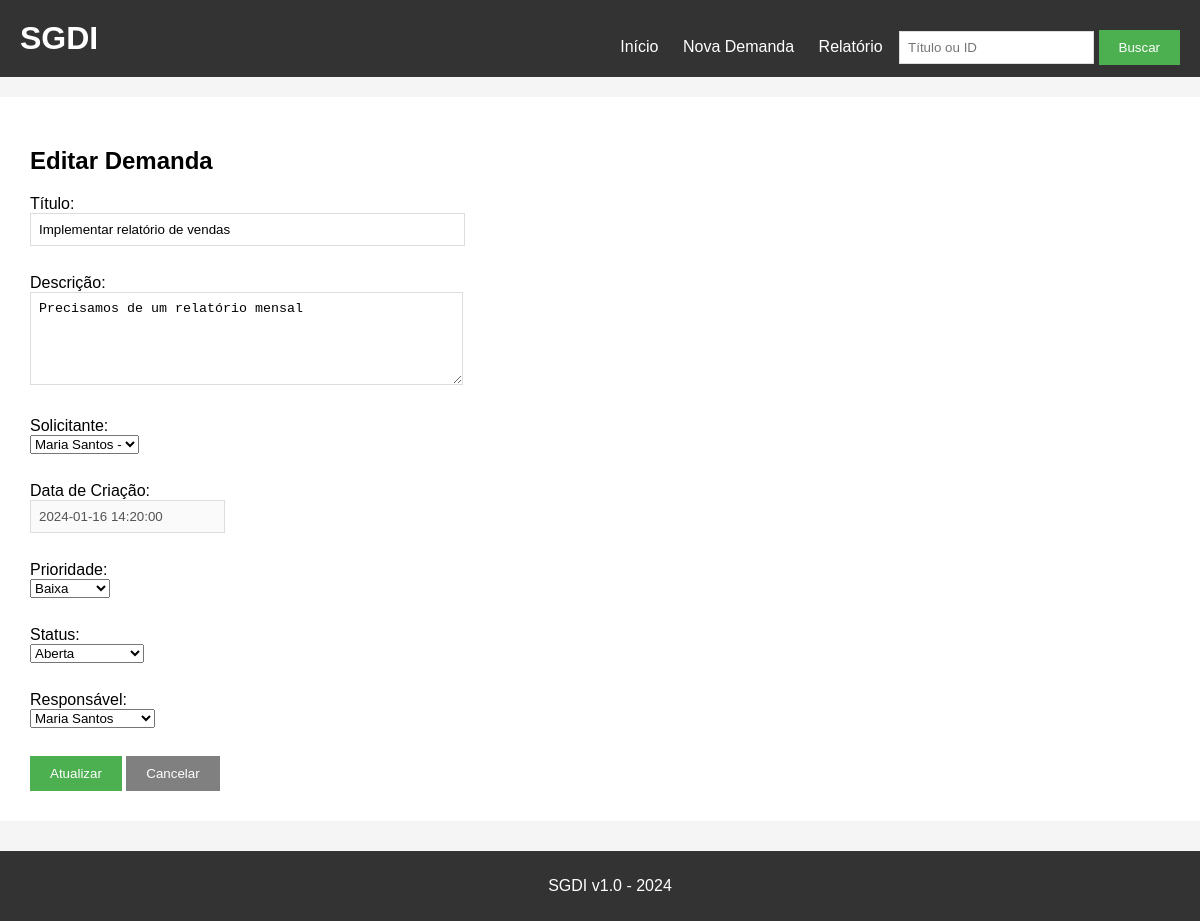
The app's page /editar/2 with its own data.
### tables this page shows
CREATE TABLE demandas (
    id INTEGER,
    titulo TEXT,
    descricao TEXT,
    solicitante TEXT,
    data_criacao TEXT,
    priority INTEGER DEFAULT 0
, usuario_id INTEGER, status TEXT DEFAULT 'aberta', responsible_id INTEGER);

CREATE TABLE usuarios (
            id INTEGER PRIMARY KEY AUTOINCREMENT,
            nome TEXT,
            email TEXT,
            senha TEXT
        );

### app.py (the view, shortened to what this page needs)
@app.route('/editar/<id>', methods=['GET', 'POST'])
def editar(id):
    conn = get_db()
    usuarios = conn.execute(
        '''
        SELECT id, nome, email
        FROM usuarios
        ORDER BY nome
        '''
    ).fetchall()
    demanda = conn.execute(
        '''
        SELECT
            demandas.id,
            demandas.titulo,
            demandas.descricao,
            demandas.usuario_id,
            demandas.data_criacao,
            demandas.priority,
            demandas.status,
            demandas.responsible_id
        FROM demandas
        WHERE demandas.id = ?
        ''',
        (id,)
    ).fetchone()
    conn.close()
    if demanda is None:
        flash('Demanda não encontrada!')
        return redirect('/')
    return render_template(
        'editar.html',
        demanda=demanda,
        usuarios=usuarios
    )

### app.py (called while the page is built)
def get_db():
    caminho = app.config.get('DATABASE', 'demandas.db')
    conn = sqlite3.connect(caminho)
    conn.row_factory = sqlite3.Row
    preparar_banco(conn)
    return conn

### templates/editar.html (shortened to what this page needs)
{% extends "base.html" %}
{% block content %}
<h2>Editar Demanda</h2>
<form method="POST" action="/editar/{{ demanda[0] }}">
    <div>
        <label>Título:</label><br>
        <input
            type="text"
            name="titulo"
            value="{{ demanda[1] }}"
            size="50"
            required
        >
    </div>
    <br>
    <div>
        <label>Descrição:</label><br>
        <textarea
            name="descricao"
            rows="5"
            cols="50"
            required
        >{{ demanda[2] }}</textarea>
    </div>
    <br>
    <div>
        <label>Solicitante:</label><br>
        <select name="usuario_id" required>
            {% for usuario in usuarios %}
                <option
                    value="{{ usuario[0] }}"
                    {% if usuario[0] == demanda[3] %}
                        selected
                    {% endif %}
                >
                    {{ usuario[1] }} - {{ usuario[2] }}
                </option>
            {% endfor %}
        </select>
    </div>
    <br>
    <div>
        <label>Data de Criação:</label><br>
        <input
            type="text"
            value="{{ demanda[4] }}"
            disabled
        >
    </div>
    <br>
    <div>
        <label>Prioridade:</label><br>
        <select name="priority">
            <option
                value="1"
                {% if demanda[5] == 1 %}selected{% endif %}
            >
                Baixa
            </option>
        </select>
    </div>
    <br>
    <div>
        <label>Status:</label><br>
        <select name="status">
            <option value="aberta" {% if demanda[6] == 'aberta' %}selected{% endif %}>Aberta</option>
        </select>
    </div>
    <br>
    <div>
        <label>Responsável:</label><br>
        <select name="responsible_id">
            {% for usuario in usuarios %}
                <option
                    value="{{ usuario[0] }}"
                    {% if usuario[0]|string == demanda[7]|string %}selected{% endif %}
                >
                    {{ usuario[1] }}
                </option>
            {% endfor %}
        </select>
    </div>
    <br>
    <button type="submit">
        Atualizar
    </button>
    <a href="/">
        <button type="button">
            Cancelar
        </button>
    </a>
</form>
{% endblock %}

### static/style.css (style rules this page uses)
body { font-family: Arial, sans-serif; background-color: #f5f5f5; padding: 0 0 80px; margin: 0; }
button { background-color: #4CAF50; color: white; padding: 10px 20px; border: none; cursor: pointer; }
button[type="button"] { background-color: #808080; }
form div { margin-bottom: 10px; }
input[type="text"], textarea { padding: 8px; border: 1px solid #ddd; }
textarea { resize: vertical; }

### templates/base.html (style rules this page uses)
body { margin: 0; }

### records on screen
demandas: titulo "Implementar relatório de vendas", descricao "Precisamos de um relatório mensal", usuario_id "Maria Santos -", data_criacao "2024-01-16 14:20:00", priority "Baixa", status "Aberta", responsible_id "Maria Santos"
